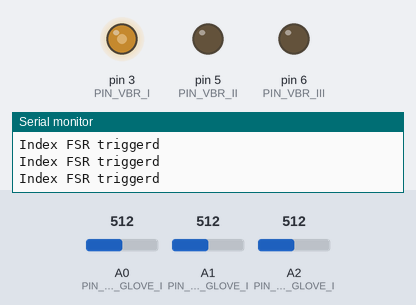
The sketch below on a simulated Arduino Uno, built with avr-gcc and run on an emulated ATmega328P. On the bench: output pins drawn as LEDs (lit = HIGH), the last lines printed to the serial monitor. The inputs (shaded band) are chosen by the test bench; at power-on: A0 (PIN_FRS_INDEX_R_GLOVE_I) = 512, A1 (PIN_FRS_MIDDLE_R_GLOVE_I) = 512, A2 (PIN_FRS_RING_R_GLOVE_I) = 512.

Above: at 1.2 s.
1.3 s: A0 (PIN_FRS_INDEX_R_GLOVE_I) set to 108
At 2.2 s:
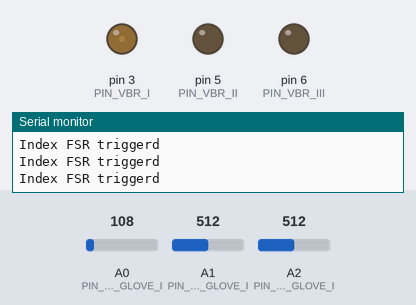
2.9 s: A0 (PIN_FRS_INDEX_R_GLOVE_I) set to 90
At 3.6 s:
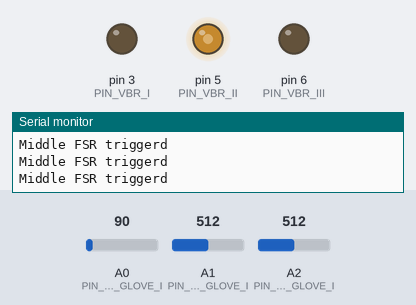
4.5 s: A1 (PIN_FRS_MIDDLE_R_GLOVE_I) set to 107
At 4.9 s:
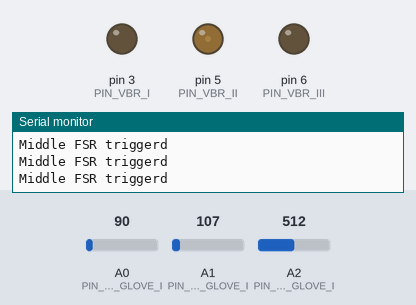
6.1 s: A1 (PIN_FRS_MIDDLE_R_GLOVE_I) set to 93
At 7.4 s:
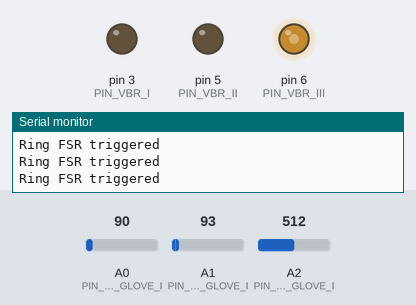
7.7 s: A2 (PIN_FRS_RING_R_GLOVE_I) set to 110
At 8.9 s:
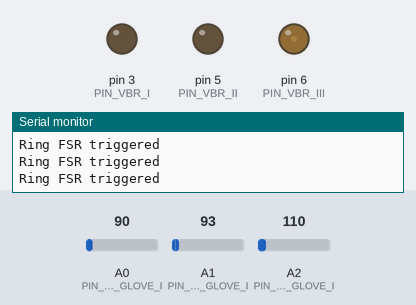
9.3 s: A2 (PIN_FRS_RING_R_GLOVE_I) set to 94
At 10.3 s:
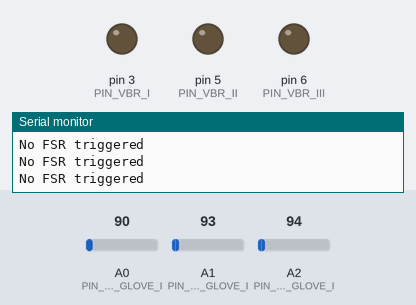
Timing chart, 0 to 11.9 s (numbered marks = the images above; inputs shaded):
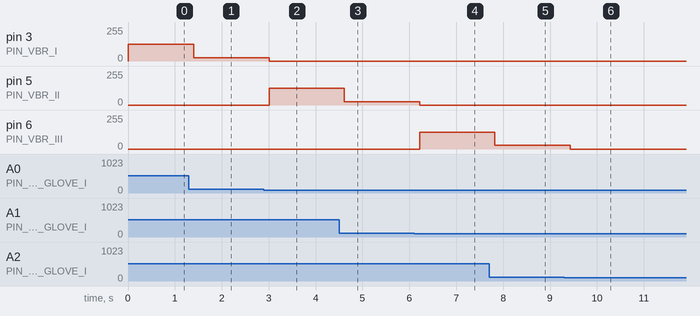

The sketch:

FSR_VIB_2.ino
```cpp
const int PIN_FRS_INDEX_R_GLOVE_I = A0;
const int PIN_FRS_MIDDLE_R_GLOVE_I = A1;
const int PIN_FRS_RING_R_GLOVE_I   = A2;


const int PIN_VBR_I = 3;
const int PIN_VBR_II = 5;
const int PIN_VBR_III = 6;


int VALUE_FRS_INDEX_R_GLOVE_I, VALUE_FRS_MIDDLE_R_GLOVE_I, VALUE_FRS_RING_R_GLOVE_I;
int intensity = 0;
int threshold = 100;

void setup()


{
  Serial.begin(9600);
  pinMode(PIN_VBR_I, OUTPUT);
}

void loop()
{
  VALUE_FRS_INDEX_R_GLOVE_I = analogRead(PIN_FRS_INDEX_R_GLOVE_I);
  VALUE_FRS_MIDDLE_R_GLOVE_I = analogRead(PIN_FRS_MIDDLE_R_GLOVE_I);
  VALUE_FRS_RING_R_GLOVE_I = analogRead(PIN_FRS_RING_R_GLOVE_I);

  //Serial.println(VALUE_FRS_INDEX_R_GLOVE_I);
  //Serial.println(PIN_FRS_MIDDLE_R_GLOVE_I);
  //Serial.println(PIN_FRS_RING_R_GLOVE_I);

  if (VALUE_FRS_INDEX_R_GLOVE_I > threshold)
  {
    Serial.println("Index FSR triggerd");
    analogWrite(PIN_VBR_II, 0);
    analogWrite(PIN_VBR_III, 0);
    intensity = map (VALUE_FRS_INDEX_R_GLOVE_I, 0, 1023, 0, 255);
    analogWrite(PIN_VBR_I, intensity);
  }

  else if (VALUE_FRS_MIDDLE_R_GLOVE_I > threshold)
  {
    Serial.println("Middle FSR triggerd");
    analogWrite(PIN_VBR_I, 0);
    analogWrite(PIN_VBR_III, 0);
    intensity = map (VALUE_FRS_MIDDLE_R_GLOVE_I, 0, 1023, 0, 255);
    analogWrite(PIN_VBR_II, intensity);
  }
  else if (VALUE_FRS_RING_R_GLOVE_I > threshold)
  {
    Serial.println("Ring FSR triggered");
    analogWrite(PIN_VBR_I, 0);
    analogWrite(PIN_VBR_II, 0);
    intensity = map (VALUE_FRS_RING_R_GLOVE_I, 0, 1023, 0, 255);
    analogWrite(PIN_VBR_III, intensity);
  }
  else
  {
    Serial.println("No FSR triggered");
    analogWrite(PIN_VBR_I, 0);
    analogWrite(PIN_VBR_II, 0);
    analogWrite(PIN_VBR_III, 0);

  }

delay(200);
}
```

Measured:
- the behaviour switches between 101 and 100 on A0 (PIN_FRS_INDEX_R_GLOVE_I) (found by bisection; images 1 and 2)
- the behaviour switches between 101 and 100 on A1 (PIN_FRS_MIDDLE_R_GLOVE_I) (found by bisection; images 3 and 4)
- after the input at 1.3 s, pin 3 (PIN_VBR_I): 127/255 → 26/255 after 0.10 s
- after the input at 2.9 s, pin 3 (PIN_VBR_I): 26/255 → 0/255 after 0.11 s; pin 5 (PIN_VBR_II): 0/255 → 127/255 after 0.11 s
- after the input at 4.5 s, pin 5 (PIN_VBR_II): 127/255 → 26/255 after 0.11 s
- after the input at 6.1 s, pin 5 (PIN_VBR_II): 26/255 → 0/255 after 0.12 s; pin 6 (PIN_VBR_III): 0/255 → 127/255 after 0.12 s
- after the input at 7.7 s, pin 6 (PIN_VBR_III): 127/255 → 27/255 after 0.12 s
- after the input at 9.3 s, pin 6 (PIN_VBR_III): 27/255 → 0/255 after 0.13 s
